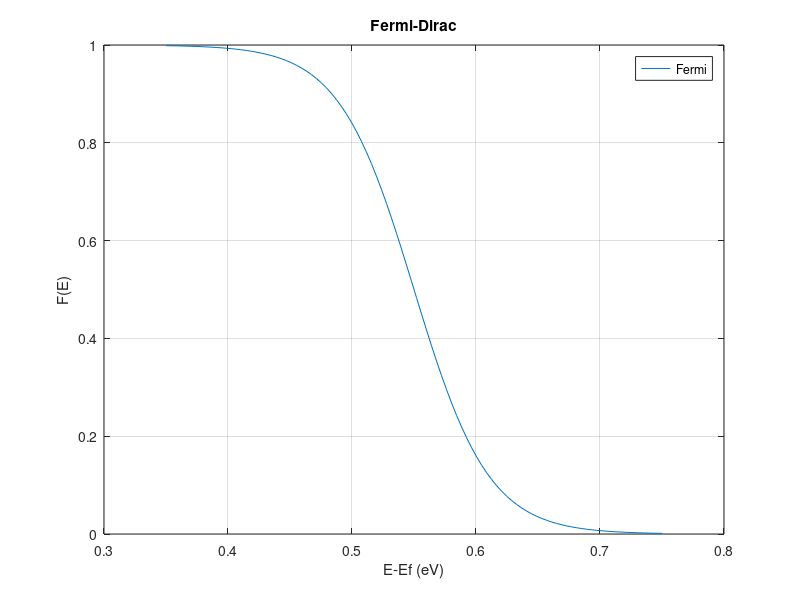

The MATLAB source for this figure:
E=linspace(0.35,0.75,100);
a=E-0.55;
b=8.617*(10.^(-5))*350;
c=1.0./(1.+e.^(a/b));

plot(E,c);

grid on
legend('Fermi');
xlabel('E-Ef (eV)');
ylabel('F(E)');
title('Fermi-Dirac');